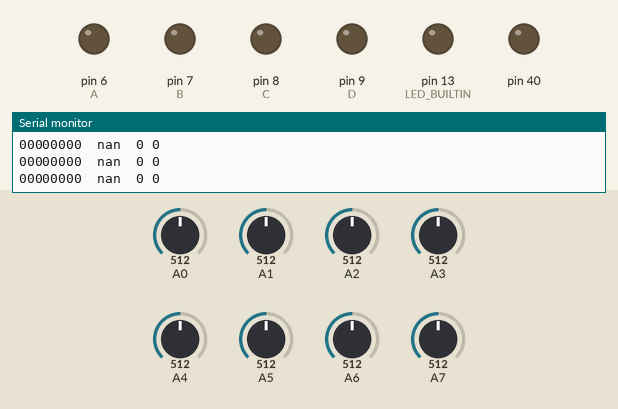
Simulated run of this sketch. Board: Arduino Mega 2560, built with avr-gcc and run on an emulated ATmega2560. On the bench: output pins drawn as LEDs (lit = HIGH), the last lines printed to the serial monitor. The inputs (shaded band) are chosen by the test bench; at power-on: A1 = 512, A0 = 512, A2 = 512, A3 = 512, A4 = 512, A5 = 512, A6 = 512, A7 = 512.

Above: at 6.2 s.
6.3 s: A1 set to 547
9.3 s: A1 set to 575
At 9.6 s:
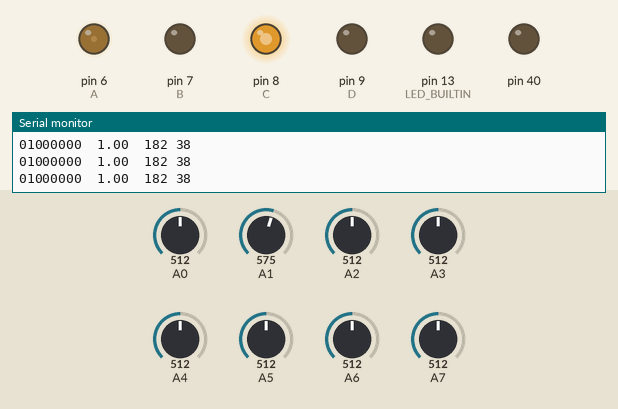
10.8 s: A0 set to 545
12.3 s: A0 set to 573
At 13.5 s:
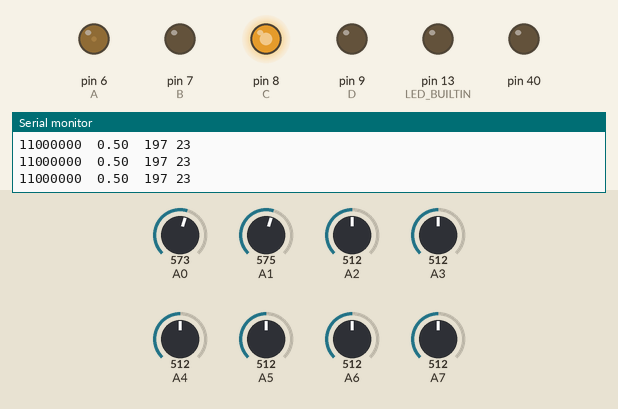
13.8 s: A2 set to 551
16.8 s: A2 set to 580
At 18.1 s:
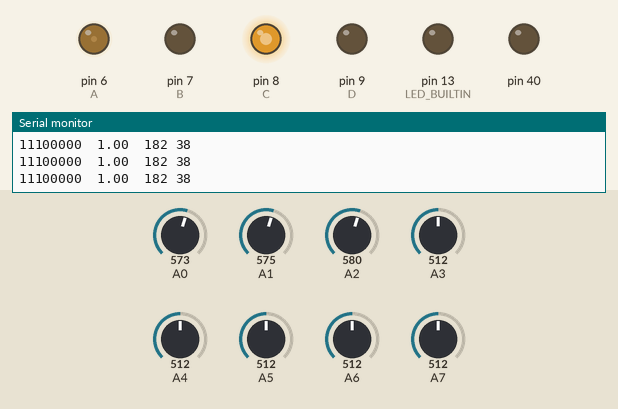
Timing chart, 0 to 19.3 s (numbered marks = the images above; inputs shaded):
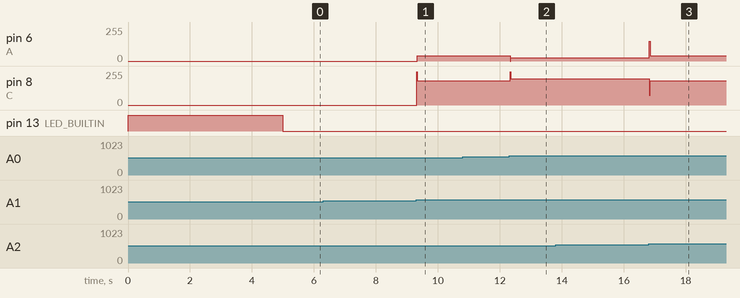

Measured:
- the behaviour switches between 563 and 564 on A1 (found by bisection; images 0 and 1)
- after the input at 9.3 s, pin 6 (A): 0/255 → 38/255 at once; pin 8 (C): 0/255 → 182/255 at once
- after the input at 12.3 s, pin 6 (A): 38/255 → 23/255 at once; pin 8 (C): 182/255 → 197/255 at once
- after the input at 16.8 s, pin 6 (A): 23/255 → 38/255 at once; pin 8 (C): 197/255 → 182/255 at once

The sketch:

mini_lfr_binary.ino
```cpp
#include <QTRSensors.h>
#include <math.h>

#define Kp 29 // experiment to determine this, start by something small that just makes your bot follow the line at a slow speed
#define Kd 220 // experiment to determine this, slowly increase the speeds and adjust this value. ( Note: Kp < Kd)
#define rightMaxSpeed 250 // max speed of the robot
#define leftMaxSpeed 250 // max speed of the robot
#define rightBaseSpeed 110 // this is the speed at which the motors should spin when the robot is perfectly on the line
#define leftBaseSpeed 110 // this is the speed at which the motors should spin when the robot is perfectly on the line
#define NUM_SENSORS 8 // number of sensors used
#define TIMEOUT 2500 // waits for 2500 us for sensor outputs to go low
#define EMITTER_PIN 23 // emitter is controlled by digital pin 23
#define SET_POINT 3.5 // this is my own algorithm to set the SET_POINT
// notice for 10 sensor you get an array from 0
// to 9; now the setpoint is the middle point of
// the sensors; thus this is 4.5
#define speed 200

//left motor: black-white
#define A 6 //forward-orange
#define B 7 //back-red

//right motor: yellow-green
#define C 8 //forward-yellow
#define D 9 //back-green

QTRSensors qtr;


unsigned int sensorValues[NUM_SENSORS];
unsigned int thresholdValues[NUM_SENSORS];
float position;
uint16_t binaryValue;
uint8_t occurenceCount;

uint16_t sensorConversion() {
    qtr.readLineBlack(sensorValues);
    bool digitalValue; // stores the value of the sensor as 0 or 1 comparing with the value from thresholValues
    binaryValue = 0; // resets the binary representaion of position everytime
	occurenceCount = 0; // this is to store how many 1's there are for a line
    uint8_t positionTemp = 0; // this is value stores all the 1's array-ed value; for example
    // 00 00 11 00 00 should make positionTemp 9 and 11 11 11 00 00
    // should result 15
    for (uint8_t i = 0; i < NUM_SENSORS; i++) {
        if (sensorValues[i] > thresholdValues[i]) {
            digitalValue = 1;
            binaryValue |= digitalValue << (NUM_SENSORS - (1 + i)); // please do some manual calculation
            positionTemp += i;
            occurenceCount++;
        } else {
            digitalValue = 0;
            binaryValue |= digitalValue << (NUM_SENSORS - (1 + i));
        }
        Serial.print(digitalValue);
    }
    Serial.print("  ");
    position = (float) positionTemp / (float) occurenceCount; //finally calculating average to determine where exactly the bot is
    Serial.print(position);
    Serial.print("\t");
}

void setup() {
    qtr.setTypeAnalog();
    qtr.setSensorPins((const uint8_t[]){A0, A1, A2, A3, A4, A5, A6, A7}, NUM_SENSORS);
    qtr.setEmitterPin(EMITTER_PIN);

    pinMode(A, OUTPUT);
    pinMode(B, OUTPUT);
    pinMode(C, OUTPUT);
    pinMode(D, OUTPUT);

    pinMode(LED_BUILTIN, OUTPUT);
    pinMode(40, OUTPUT);
    digitalWrite(LED_BUILTIN, HIGH); // turn on Arduino's LED to indicate we are in calibration mode

  // analogRead() takes about 0.1 ms on an AVR.
  // 0.1 ms per sensor * 4 samples per sensor read (default) * 6 sensors
  // * 10 reads per calibrate() call = ~24 ms per calibrate() call.
  // Call calibrate() 400 times to make calibration take about 10 seconds.
    for (uint16_t i = 0; i < 200; i++) {
        qtr.calibrate();
    }
    digitalWrite(LED_BUILTIN, LOW); // turn off Arduino's LED to indicate we are through with calibration

      // print the calibration minimum values measured when emitters were on
    Serial.begin(9600);
    for (uint8_t i = 0; i < NUM_SENSORS; i++) {
        Serial.print(qtr.calibrationOn.minimum[i]);
        Serial.print(' ');
    }
    Serial.println();
    for (uint8_t i = 0; i < NUM_SENSORS; i++) {
        Serial.print(qtr.calibrationOn.maximum[i]);
        Serial.print(' ');
    }

    for (uint8_t i = 0; i < NUM_SENSORS; i++) {
        thresholdValues[i] = floor((float)(qtr.calibrationOn.minimum[i] + qtr.calibrationOn.maximum[i]) / 2);
    }

    Serial.println();
    Serial.println();
}

void motorPower(int lFront, int lBack, int rFront, int rBack) {
    analogWrite(A, lFront);
    analogWrite(B, lBack);
    analogWrite(C, rFront);
    analogWrite(D, rBack);


    if (lBack == 0 && rBack == 0) {
        Serial.print(rFront); Serial.print(' '); Serial.print(lFront);
    } else if (rFront == 0) {
        Serial.print(rBack * (-1)); Serial.print(' '); Serial.print(lFront);
    } else if (lFront == 0) {
        Serial.print(rFront); Serial.print(' '); Serial.print(lBack * (-1));
    } else if (lFront == 0 && rFront == 0) {
        Serial.print(0); Serial.print(' '); Serial.print(0);
    }

    Serial.println();
}

float lastError = 0;

void advancedMotorControl() {
    float error = SET_POINT - position;

    float motorSpeed = Kp * error + Kd * (error - lastError);

    lastError = error;

    int rightMotorSpeed = rightBaseSpeed + (int) motorSpeed;
    int leftMotorSpeed = leftBaseSpeed - (int) motorSpeed;

    if (rightMotorSpeed > rightMaxSpeed) rightMotorSpeed = rightMaxSpeed; // prevent the motor from going beyond max speed
    if (leftMotorSpeed > leftMaxSpeed) leftMotorSpeed = leftMaxSpeed; // prevent the motor from going beyond max speed
    if (rightMotorSpeed < 0) rightMotorSpeed = 0; // keep the motor speed positive
    if (leftMotorSpeed < 0) leftMotorSpeed = 0; // keep the motor speed positive

    motorPower(leftMotorSpeed, 0, rightMotorSpeed, 0);
}

void turningCase(char dir) {
    if (dir == 'r') {
        digitalWrite(33, HIGH);
        while(occurenceCount > 3) {
            motorPower(speed, 0, 0, speed);
            sensorConversion();
        }
    }
    if (dir == 'l') {
        digitalWrite(33, HIGH);
        while(occurenceCount > 3) {
            motorPower(0, speed, speed, 0);
            sensorConversion();
        }
    }
    digitalWrite(33, LOW);
}


void loop() {
    sensorConversion();

    if (binaryValue == 0b00000001) turningCase('r');
    if (binaryValue == 0b00000011) turningCase('r');
    if (binaryValue == 0b00000111) turningCase('r');
    if (binaryValue == 0b00001111) turningCase('r');
    if (binaryValue == 0b00011111) turningCase('r');
    if (binaryValue == 0b00111111) turningCase('r');

    if (binaryValue == 0b10000000) turningCase('l');
    if (binaryValue == 0b11000000) turningCase('l');
    if (binaryValue == 0b11100000) turningCase('l');
    if (binaryValue == 0b11110000) turningCase('l');
    if (binaryValue == 0b11111000) turningCase('l');
    if (binaryValue == 0b11111100) turningCase('l');

    if (binaryValue == 255 || binaryValue == 0) {
        motorPower(0, 0, 0, 0);
    } else advancedMotorControl();
}
```

__define_kp_300.cpp
```cpp
# define kp 300
# define kd 350
# define ki 0
# define motorL 10
# define motorR 9
# define motorL1 6
# define motorL2 8
# define motorR1 12
# define motorR2 11
int baseSpeed = 80;
int maxSpeed =100 ;
int sensorValue = 0;
int setPoint = 5;
int error = 0;
int cumError = 0;
int last_error = 0;
unsigned int currentValue = 0;
float correction = 0;
int motorResponse = 0;
unsigned int LMspeed = 0;
unsigned int RMspeed = 0;
int weightedValue = 0;
int prevWeightedValue = 0;
int compareValue[6] = {600, 600, 600, 600, 600, 600};


void forward() {
	analogWrite(motorL, baseSpeed);
	analogWrite(motorR, baseSpeed);
	digitalWrite(motorL1, HIGH);
	digitalWrite(motorL2, LOW);
	digitalWrite(motorR1, HIGH);
	digitalWrite(motorR2, LOW);
}

void backward() {
	analogWrite(motorL, baseSpeed);
	analogWrite(motorR, baseSpeed);
	digitalWrite(motorL1, LOW);
	digitalWrite(motorL2, HIGH);
	digitalWrite(motorR1, LOW);
	digitalWrite(motorR2, HIGH);
}

void right() {
	analogWrite(motorL, baseSpeed);
	analogWrite(motorR, baseSpeed);
	digitalWrite(motorL1, HIGH);
	digitalWrite(motorL2, LOW);
	digitalWrite(motorR1, LOW);
	digitalWrite(motorR2, LOW);
}

void left() {
	analogWrite(motorL, baseSpeed);
	analogWrite(motorR, baseSpeed);
	digitalWrite(motorL1, LOW);
	digitalWrite(motorL2, LOW);
	digitalWrite(motorR1, HIGH);
	digitalWrite(motorR2, LOW);
}

void halt() {
	analogWrite(motorL, baseSpeed);
	analogWrite(motorR, baseSpeed);
	digitalWrite(motorL1, LOW);
	digitalWrite(motorL2, LOW);
	digitalWrite(motorR1, LOW);
	digitalWrite(motorR2, LOW);
}

void right_sharp()
{
	analogWrite(motorL, maxSpeed);
	analogWrite(motorR, maxSpeed);
	digitalWrite(motorL1, HIGH);
	digitalWrite(motorL2, LOW);
	digitalWrite(motorR1, LOW);
	digitalWrite(motorR2, HIGH);
}

void left_sharp(){
	analogWrite(motorL, maxSpeed);
	analogWrite(motorR, maxSpeed);
	digitalWrite(motorL1, LOW);
	digitalWrite(motorL2, HIGH);
	digitalWrite(motorR1, HIGH);
	digitalWrite(motorR2, LOW);
}
void sensorConversion(void)
{
	unsigned int sensorNumber = 0;
	int digitalValue = 0;
	int weightCount = 0;
	sensorValue = 0;
	weightedValue = 0;
	for (sensorNumber = 0; sensorNumber < 6; sensorNumber++)
	{
		int temp = analogRead(sensorNumber);
		Serial.print(temp);
		Serial.print("\t");

		if (temp > compareValue[sensorNumber]) digitalValue = 0;
		else
		{
			digitalValue = 1;
			weightedValue += (sensorNumber * 2);
			weightCount++;
		}
		sensorValue |= (digitalValue << sensorNumber);
	}
	Serial.print(sensorValue, BIN);
	Serial.print("\t");

	weightedValue = weightedValue / weightCount;

	if (sensorValue == 0b000000)
	{
		weightedValue = prevWeightedValue;
	}
	prevWeightedValue = weightedValue;
//  Serial.print(weightedValue);
//  Serial.print("\t");
}
void PID(void) {
	error = weightedValue - setPoint;
	cumError += error;
	correction = kp * error + ki * cumError + kd * (error - last_error);
	last_error = error;
	motorResponse = (int) correction;

//  Serial.print(motorResponse);
	Serial.print("\n");


	if (motorResponse >= 0) {
//    LMspeed = baseSpeed + motorResponse;
//    if (LMspeed > maxSpeed) LMspeed = maxSpeed;
//    else if (LMspeed < 0) LMspeed = 0;
//    RMspeed = baseSpeed - motorResponse;
//    if (RMspeed > maxSpeed) RMspeed = maxSpeed;
//    else if (RMspeed < 0) RMspeed = 0;
		LMspeed = baseSpeed + motorResponse;
		if ((baseSpeed + motorResponse) > maxSpeed) LMspeed = maxSpeed;
		else if ((baseSpeed + motorResponse < 0)) LMspeed = 0;
		RMspeed = baseSpeed - motorResponse;
		if ((baseSpeed - motorResponse) > maxSpeed) RMspeed = maxSpeed;
		else if ((baseSpeed - motorResponse < 0)) RMspeed = 0;
	}
	else if (motorResponse < 0) {
		LMspeed = baseSpeed + motorResponse;
		if ((baseSpeed + motorResponse) > maxSpeed) LMspeed = maxSpeed;
		else if ((baseSpeed + motorResponse < 0)) LMspeed = 0;
		RMspeed = baseSpeed - motorResponse;
		if ((baseSpeed - motorResponse) > maxSpeed) RMspeed = maxSpeed;
		else if ((baseSpeed - motorResponse < 0)) RMspeed = 0;
	}
}
void setup() {
  // put your setup code here, to run once:
	Serial.begin(9600);
  //forward ();
	pinMode(motorL1,OUTPUT);
	pinMode(motorL2,OUTPUT);
	pinMode(motorR1,OUTPUT);
	pinMode(motorR2,OUTPUT);

	digitalWrite(motorL1,HIGH);
	digitalWrite(motorL2,LOW);
	digitalWrite(motorR1,HIGH);
	digitalWrite(motorR2,LOW);


}

void loop() {
//  right_sharp();
//  forward();
////  delay(5000);
////  halt();
////  delay(500);
////  backward();
////  delay(3000);
////  right();
////  delay(2000);
////  left();
////  delay(2000);

	sensorConversion();
	if(sensorValue==0b011111||sensorValue==0b001111||sensorValue==0b000111){
		right_sharp();
		while(sensorValue!=0b001100){
			sensorConversion();
		}
	}
	if(sensorValue==0b111110||sensorValue==0b111100||sensorValue==0b111000){
		left_sharp();
		while(sensorValue!=0b001100){
			sensorConversion();
		}
	}


	PID();
////  Serial.print(LMspeed);
////  Serial.print("\t");
////  Serial.print(RMspeed);
////  Serial.print("\t");
	analogWrite(motorL,LMspeed);
	analogWrite(motorR,RMspeed);
}
```
